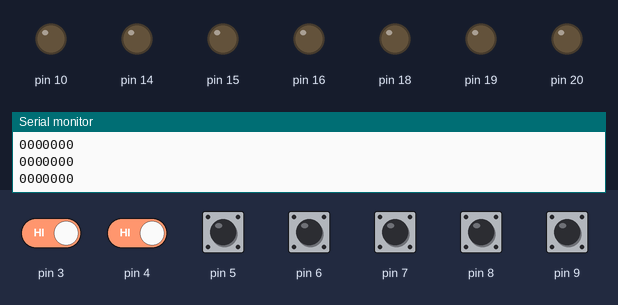
Recording of a sketch running on a simulated Arduino Leonardo, built with avr-gcc and run on an emulated ATmega32U4. On the bench: output pins drawn as LEDs (lit = HIGH), the last lines printed to the serial monitor. The inputs (shaded band) are chosen by the test bench; at power-on: pin 3–9 HIGH. USB keyboard and mouse output is not drawn.

Above: at 4.6 s.
4.7 s: pin 3 driven LOW and pin 4 driven LOW
At 5.1 s:
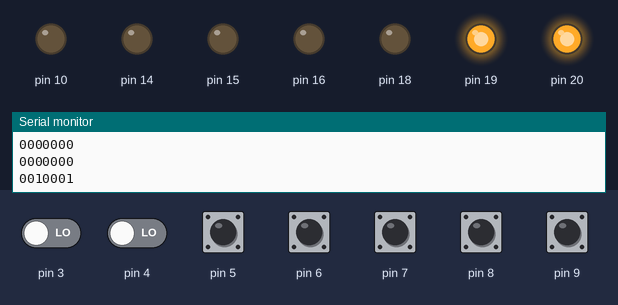
6.2 s: pin 5 pulled LOW for 0.15 s
At 6.29 s:
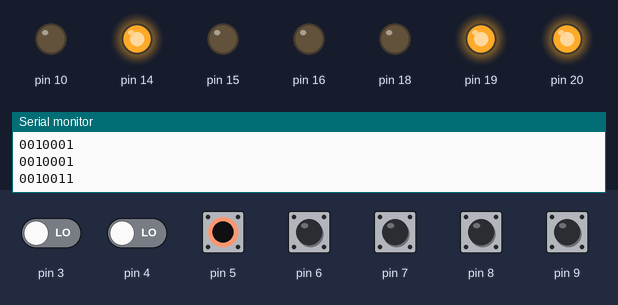
7.8 s: pin 6 pulled LOW for 0.15 s
At 7.92 s:
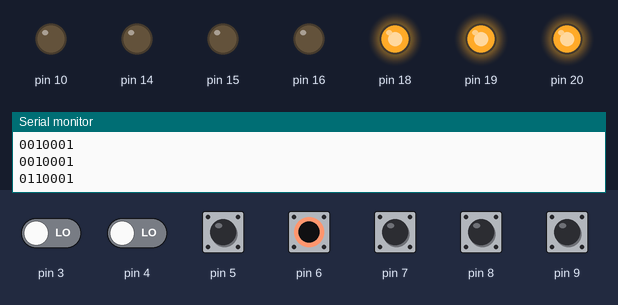
9.5 s: pin 7 pulled LOW for 0.15 s
At 9.61 s:
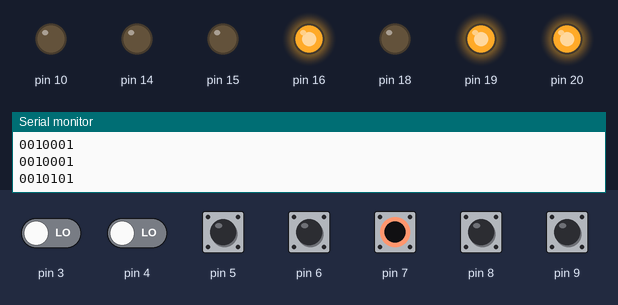
11.1 s: pin 8 pulled LOW for 0.15 s
At 11.19 s:
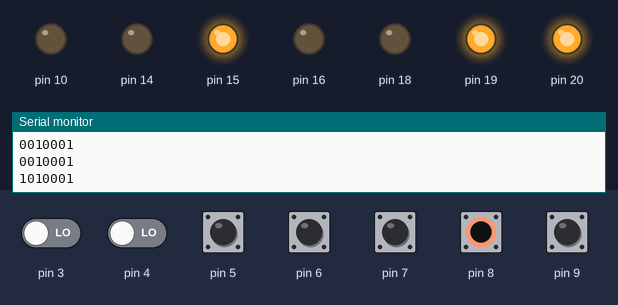
12.7 s: pin 9 pulled LOW for 0.15 s
At 12.78 s:
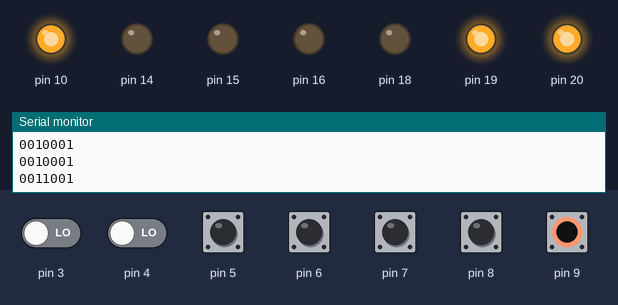
Timing chart, 0 to 15.3 s (numbered marks = the images above; inputs shaded):
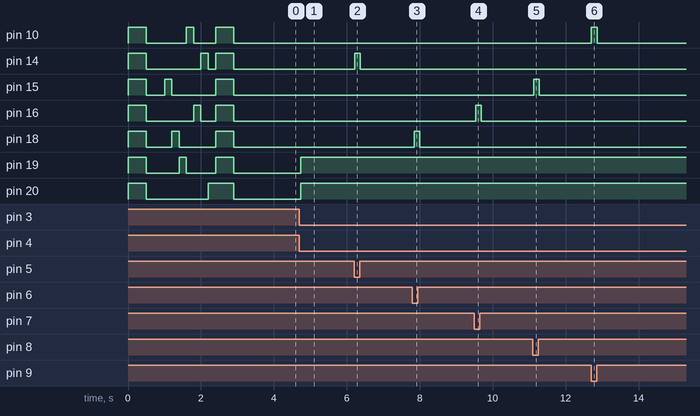

The sketch:

glitch-o-matic.ino
```cpp
// ./arduino-cli compile -b arduino:avr:micro glitch-o-matic --upload --port /dev/cu.usbmodemHIDPC1
#include <Keyboard.h>
/* ----- USB -----
 * 1          RAW *
 * 0          GND *
 * GND        RST *
 * GND        VCC *
 * 2          21  *
 * 3          20  *
 * 4          19  *
 * 5          18  *
 * 6          15  *
 * 7          14  *
 * 8          16  *
 * 9          10  *
 */
const int numKeyStrokes = 3;
struct Button {
  int pin;
  int ledPin;
  String keys[numKeyStrokes];
};
//const Button buttons[7] = {
//  { 2, 3, {"G", "", ""}},
//  { 20, 7, {"L", "", ""]},
//  { 21, 6, {"I", "", ""]},
//  { 19, 14, {"T", "", ""}},
//  { 18, 16, {"C", "", ""}},
//  { 15, 10, {"H", "", ""}},
//  { 9, 8, {"\n", "1", "\n"}}
//}; // v1
//const Button buttons[7] = {
//  { 3, 15, {"G", "", ""}},
//  { 4, 18, {"L", "", ""}},
//  { 5, 19, {"I", "", ""}},
//  { 6, 14, {"T", "", ""}},
//  { 8, 16, {"C", "", ""}},
//  { 9, 10, {"H", "", ""}},
//  { 7, 20, {"\n", "1", "\n"}}
//}; // v2
const Button buttons[7] = {
  { 8, 15, {"G", "", ""}},
  { 6, 18, {"L", "", ""}},
  { 4, 19, {"I", "", ""}},
  { 9, 10, {"T", "", ""}},
  { 7, 16, {"C", "", ""}},
  { 5, 14, {"H", "", ""}},
  { 3, 20, {"\n", "1", "\n"}}
}; // v3
const int numButtons = 7;
bool buttonStates[numButtons] = {false, false, false, false, false, false, false};
String lastButtonStateAsString = "";
void setup() {
  Serial.begin(9600);
  Keyboard.begin();
  setPinModes();
  startupDance();
}
void setPinModes() {
  for (int i = 0; i < numButtons; i++) {
    pinMode(buttons[i].ledPin, OUTPUT);
    pinMode(buttons[i].pin, INPUT_PULLUP);
  }
}
void startupDance() {
  flashOnOff(1, 500);
  flashSequentially(200);
  flashOnOff(1, 500);
}
void flashSequentially(int delayMs) {
  digitalWrite(buttons[0].ledPin, HIGH);
  for (int i = 0; i < numButtons - 1; i++) {
    delay(delayMs);
    digitalWrite(buttons[i].ledPin, LOW);
    digitalWrite(buttons[i+1].ledPin, HIGH);
  }
  delay(delayMs);
  digitalWrite(buttons[numButtons - 1].ledPin, LOW);
}
void flashOnOff(int count, int delayMs) {
  for (int c = 0; c < count; c++) {
    for (int i = 0; i < numButtons; i++) {
      digitalWrite(buttons[i].ledPin, HIGH);
    }
    delay(delayMs);
    for (int i = 0; i < numButtons; i++) {
      digitalWrite(buttons[i].ledPin, LOW);
    }
    delay(delayMs);
  }
}
void loop() {
  int totalKeyStrokes = 0;
  String keyStrokes[numButtons * numKeyStrokes];
  for (int i = 0; i < numButtons; i++) {
    int isPressed = digitalRead(buttons[i].pin);
    if (isPressed == HIGH) {
      digitalWrite(buttons[i].ledPin, LOW);
      buttonStates[i] = false;
    } else {
      digitalWrite(buttons[i].ledPin, HIGH);
      if (buttonStates[i] == false) {
        for (int k = 0; k < numKeyStrokes; k++) {
          if (buttons[i].keys[k].length() > 0) {
            keyStrokes[totalKeyStrokes] = buttons[i].keys[k];
            totalKeyStrokes += 1;
          }
        }
      }
      buttonStates[i] = true;
    }
  }
  // we want to print the state immediately before invoking keystrokes because of the potential delay
  printButtonStatesToSerial();
  for (int k = 0; k < totalKeyStrokes; k++) {
    Keyboard.print(keyStrokes[k]);
    delay(100);
  }
}
void printButtonStatesToSerial() {
  String buttonStatesString = buttonStatesAsString();
  Serial.println(buttonStatesString);
  delay(50);
}
String buttonStatesAsString() {
  String states = "";
  for (int i = 0; i < numButtons; i++) {
    states += buttonStates[i] ? "1" : "0";
  }
  return states;
}
```

Measured:
- after the input at 4.7 s, pin 19, pin 20: LOW → HIGH at once
- after the input at 6.2 s, pin 14: LOW → HIGH at once, → LOW 0.15 s later
- after the input at 7.8 s, pin 18: LOW → HIGH after 0.05 s, → LOW 0.15 s later
- after the input at 9.5 s, pin 16: LOW → HIGH at once, → LOW 0.15 s later
- after the input at 11.1 s, pin 15: LOW → HIGH at once, → LOW 0.15 s later
- after the input at 12.7 s, pin 10: LOW → HIGH at once, → LOW 0.15 s later
